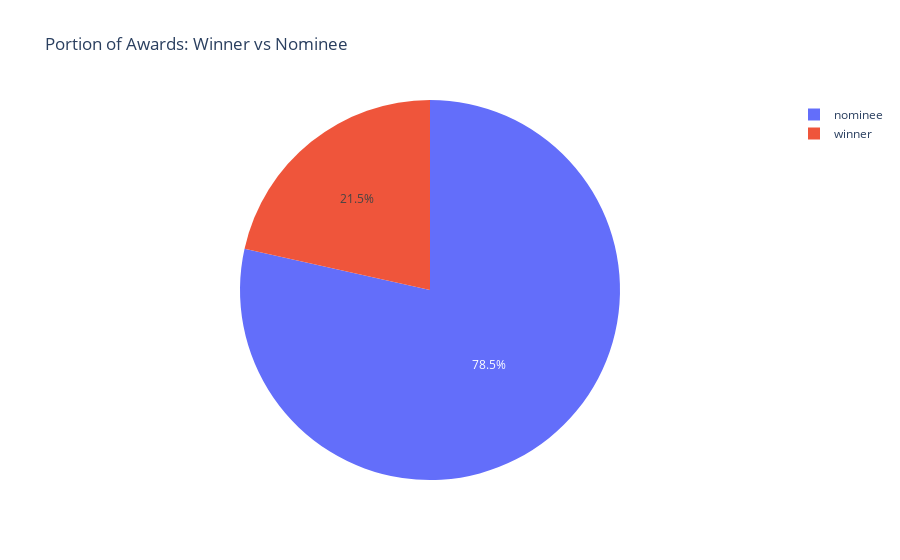

The code cell stored with this chart in its notebook:
### Code cell
fig = px.pie(df00, values='status', names='index', title='Portion of Awards: Winner vs Nominee')
fig.show()

### Figure 1 — Plotly figure (JSON) as saved in the notebook; plotly's stock layout.template omitted (floating-point values rounded to 4 significant figures)
{"data": [{"domain": {"x": [0, 1], "y": [0, 1]}, "hovertemplate": "index=%{label}<br>status=%{value}<extra></extra>", "labels": ["nominee", "winner"], "legendgroup": "", "name": "", "showlegend": true, "type": "pie", "values": [78.49, 21.51]}], "layout": {"legend": {"tracegroupgap": 0}, "title": {"text": "Portion of Awards: Winner vs Nominee"}}}
